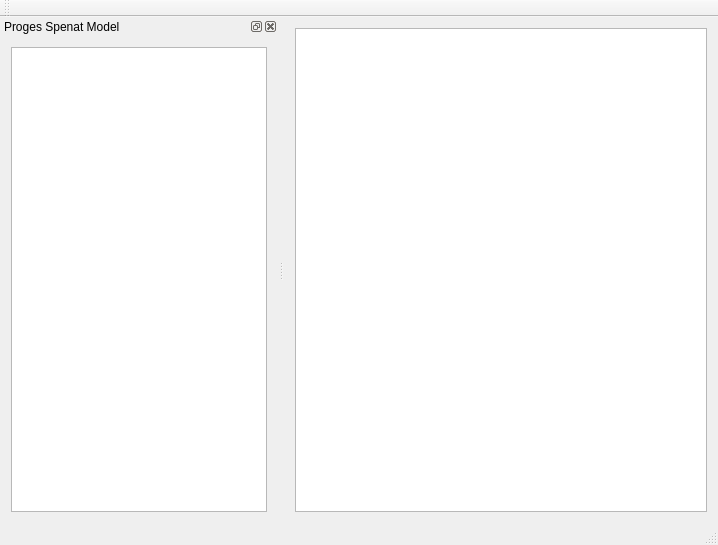
<?xml version="1.0" encoding="UTF-8"?>
<ui version="4.0">
 <class>MainWindow</class>
 <widget class="QMainWindow" name="MainWindow">
  <property name="geometry">
   <rect>
    <x>0</x>
    <y>0</y>
    <width>718</width>
    <height>545</height>
   </rect>
  </property>
  <property name="windowTitle">
   <string>MainWindow</string>
  </property>
  <widget class="QWidget" name="centralWidget">
   <layout class="QHBoxLayout" name="horizontalLayout_2">
    <item>
     <widget class="QGraphicsView" name="_spenatView">
      <property name="sizePolicy">
       <sizepolicy hsizetype="Expanding" vsizetype="Preferred">
        <horstretch>0</horstretch>
        <verstretch>0</verstretch>
       </sizepolicy>
      </property>
     </widget>
    </item>
   </layout>
  </widget>
  <widget class="QMenuBar" name="menuBar">
   <property name="geometry">
    <rect>
     <x>0</x>
     <y>0</y>
     <width>718</width>
     <height>21</height>
    </rect>
   </property>
  </widget>
  <widget class="QToolBar" name="mainToolBar">
   <attribute name="toolBarArea">
    <enum>TopToolBarArea</enum>
   </attribute>
   <attribute name="toolBarBreak">
    <bool>false</bool>
   </attribute>
  </widget>
  <widget class="QStatusBar" name="statusBar"/>
  <widget class="QDockWidget" name="dockWidget">
   <property name="windowTitle">
    <string>Proges Spenat Model</string>
   </property>
   <attribute name="dockWidgetArea">
    <number>1</number>
   </attribute>
   <widget class="QWidget" name="dockWidgetContents">
    <layout class="QHBoxLayout" name="horizontalLayout">
     <item>
      <widget class="QTreeView" name="_spenatModelView">
       <property name="sizePolicy">
        <sizepolicy hsizetype="MinimumExpanding" vsizetype="Preferred">
         <horstretch>0</horstretch>
         <verstretch>0</verstretch>
        </sizepolicy>
       </property>
       <property name="editTriggers">
        <set>QAbstractItemView::NoEditTriggers</set>
       </property>
       <property name="alternatingRowColors">
        <bool>true</bool>
       </property>
       <property name="iconSize">
        <size>
         <width>16</width>
         <height>16</height>
        </size>
       </property>
       <property name="animated">
        <bool>true</bool>
       </property>
      </widget>
     </item>
    </layout>
   </widget>
  </widget>
 </widget>
 <layoutdefault spacing="6" margin="11"/>
 <resources/>
 <connections/>
</ui>
